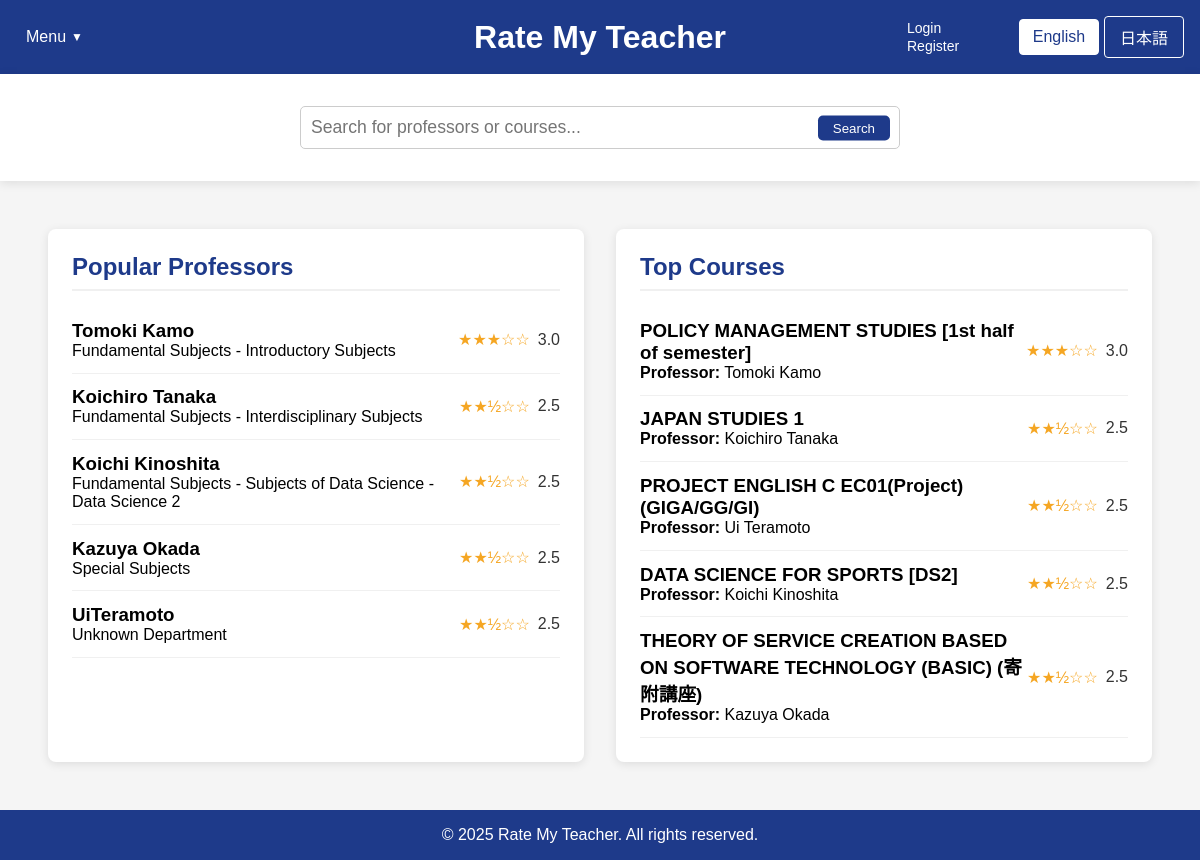
Page /home_fallback.php on the earlier database version.
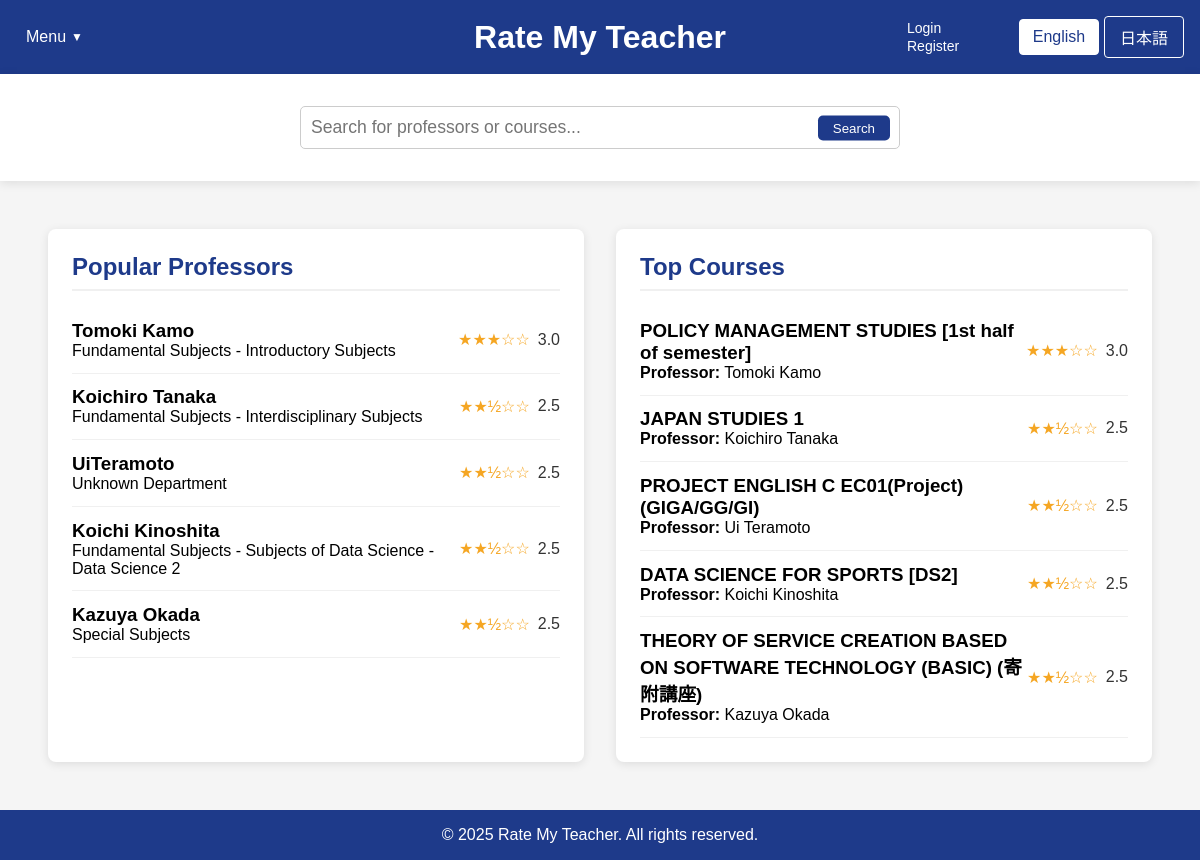
Same page on the later database version.
### tables this page shows
CREATE TABLE professors (
        id INTEGER PRIMARY KEY AUTOINCREMENT,
        name TEXT NOT NULL,
        department TEXT,
        bio TEXT,
        avg_content_quality REAL DEFAULT 0,
        avg_difficulty REAL DEFAULT 0,
        overall_rating REAL DEFAULT 0,
        review_count INTEGER DEFAULT 0
    );

CREATE TABLE courses (
        id INTEGER PRIMARY KEY AUTOINCREMENT,
        name TEXT NOT NULL,
        course_code TEXT,
        description TEXT,
        professor_id INTEGER,
        semester TEXT,
        avg_content_quality REAL DEFAULT 0,
        avg_difficulty REAL DEFAULT 0,
        overall_rating REAL DEFAULT 0,
        review_count INTEGER DEFAULT 0,
        FOREIGN KEY (professor_id) REFERENCES professors(id) ON DELETE SET NULL
    );

### home_fallback.php (the view, shortened to what the changed rows need)
<?php
$isLoggedIn = isset($_SESSION["loggedin"]) && $_SESSION["loggedin"] === true;
require_once 'config.php';
function getTopProfessors($limit = 5) {
    global $conn;
    $professors = [];
    try {
        $ratingCount = 0;
        $ratingCheckResult = $conn->query("SELECT COUNT(*) as count FROM ratings");
        if ($ratingCheckResult) {
            $ratingCountRow = $ratingCheckResult->fetchArray(SQLITE3_ASSOC);
            $ratingCount = $ratingCountRow['count'];
        }
        if ($ratingCount > 0) {
            $hasProfRatingColumns = false;
            $columnsResult = $conn->query("PRAGMA table_info(professors)");
            while ($col = $columnsResult->fetchArray(SQLITE3_ASSOC)) {
                if ($col['name'] === 'avg_content_quality' || $col['name'] === 'overall_rating') {
                    $hasProfRatingColumns = true;
                    break;
                }
            }
            if ($hasProfRatingColumns) {
                $stmt = $conn->prepare("
                    SELECT id, name, department,
                           COALESCE(overall_rating, (avg_content_quality + avg_difficulty) / 2) as avg_rating,
                           COALESCE(avg_content_quality, 0) as avg_content_quality,
                           COALESCE(avg_difficulty, 0) as avg_difficulty,
                           COALESCE(review_count, 0) as review_count
                    FROM professors
                    WHERE COALESCE(review_count, 0) > 0
                    ORDER BY avg_rating DESC, review_count DESC
                    LIMIT :limit
                ");
            }
            $stmt->bindValue(':limit', $limit, SQLITE3_INTEGER);
            $result = $stmt->execute();
            while ($row = $result->fetchArray(SQLITE3_ASSOC)) {
                if (isset($row['avg_rating']) && $row['avg_rating'] !== null) {
                    $row['avg_rating'] = number_format((float)$row['avg_rating'], 1);
                } else {
                    $row['avg_rating'] = "N/A";
                }
                $professors[] = $row;
            }
        }
    } catch (Exception $e) {
        error_log("Error fetching top professors: " . $e->getMessage());
    }
    return $professors;
}
function getTopCourses($limit = 5) {
    global $conn;
    $courses = [];
    try {
        $ratingCount = 0;
        $ratingCheckResult = $conn->query("SELECT COUNT(*) as count FROM ratings");
        if ($ratingCheckResult) {
            $ratingCountRow = $ratingCheckResult->fetchArray(SQLITE3_ASSOC);
            $ratingCount = $ratingCountRow['count'];
        }
        if ($ratingCount > 0) {
            $hasCourseRatingColumns = false;
            $columnsResult = $conn->query("PRAGMA table_info(courses)");
            while ($col = $columnsResult->fetchArray(SQLITE3_ASSOC)) {
                if ($col['name'] === 'avg_content_quality') {
                    $hasCourseRatingColumns = true;
                    break;
                }
            }
            if ($hasCourseRatingColumns) {
                $stmt = $conn->prepare("
                    SELECT c.id, c.name as course_name, c.course_code,
                        COALESCE(c.avg_content_quality, 0) as avg_content_quality,
                        COALESCE(c.avg_difficulty, 0) as avg_difficulty,
                        (COALESCE(c.avg_content_quality, 0) + (5 - COALESCE(c.avg_difficulty, 0))) / 2 as avg_rating,
                        COALESCE(c.review_count, 0) as review_count,
                        p.name as professor_name
                    FROM courses c
                    LEFT JOIN professors p ON c.professor_id = p.id
                    WHERE COALESCE(c.review_count, 0) > 0
                    ORDER BY avg_rating DESC, review_count DESC
                    LIMIT :limit
                ");
            }
            $stmt->bindValue(':limit', $limit, SQLITE3_INTEGER);
            $result = $stmt->execute();
            while ($row = $result->fetchArray(SQLITE3_ASSOC)) {
                if (isset($row['avg_rating']) && $row['avg_rating'] !== null) {
                    $row['avg_rating'] = number_format((float)$row['avg_rating'], 1);
                } else {
                    $row['avg_rating'] = "N/A";
                }
                $courses[] = $row;
            }
        }
    } catch (Exception $e) {
        error_log("Error fetching top courses: " . $e->getMessage());
    }
    return $courses;
}
$topProfessors = getTopProfessors(5);
$topCourses = getTopCourses(5);
?>
<!DOCTYPE html>
<html lang="en">
<head>
    <link rel="stylesheet" href="css/style.css">
</head>
<body>
    <div class="container">
        <header>
                    <?php
                    $currentLang = isset($_COOKIE['language']) && $_COOKIE['language'] == 'ja' ? 'ja' : 'en';
                    ?>
            <div class="header-center">
                <div class="logo">
                    <h1><a href="home.php" style="color: white; text-decoration: none;"><?php echo $currentLang == 'ja' ? 'Rate My Teacher' : 'Rate My Teacher'; ?></a></h1>
                </div>
            </div>
        </header>
        <main style="flex: 1; display: flex; padding: 2rem;">
            <div id="popular-professors" class="content-box" style="flex: 1; background-color: white; margin: 1rem; padding: 1.5rem; border-radius: 8px; box-shadow: 0 2px 10px rgba(0,0,0,0.1);">
                <h2><?php echo $currentLang == 'ja' ? '人気の教授' : 'Popular Professors'; ?></h2>
                <div class="professor-list">
                    <?php foreach ($topProfessors as $professor): ?>
                    <a href="professor_page_template.php?name=<?php echo urlencode(str_replace(' ', '',$professor['name'])); ?>&lang=<?php echo $currentLang; ?>" style="text-decoration: none; color: inherit;">
                        <div class="professor-item" data-id="<?php echo $isLoggedIn ? $professor['id'] : 'login-required'; ?>">
                            <div>
                                <h3><?php echo htmlspecialchars($professor['name']); ?></h3>
                                <p><?php echo htmlspecialchars($professor['department'] ?? 'Unknown Department'); ?></p>
                            </div>
                            <div class="rating">
                                <?php
                                if ($professor['avg_rating'] !== 'N/A' && $professor['avg_rating'] > 0) {
                                    $fullStars = floor($professor['avg_rating']);
                                    $hasHalfStar = $professor['avg_rating'] - $fullStars >= 0.5;
                                    echo str_repeat('★', $fullStars);
                                    echo $hasHalfStar ? '½' : '';
                                    echo str_repeat('☆', 5 - $fullStars - ($hasHalfStar ? 1 : 0));
                                    echo ' <span>' . $professor['avg_rating'] . '</span>';
                                } else {
                                    echo '☆☆☆☆☆ <span>No ratings</span>';
                                }
                                ?>
                            </div>
                        </div>
                    </a>
                    <?php endforeach; ?>
                </div>
            </div>
            <div id="top-courses" class="content-box" style="flex: 1; background-color: white; margin: 1rem; padding: 1.5rem; border-radius: 8px; box-shadow: 0 2px 10px rgba(0,0,0,0.1);">
                <h2><?php echo $currentLang == 'ja' ? '人気のコース' : 'Top Courses'; ?></h2>
                <div class="course-list">
                    <?php foreach ($topCourses as $course): ?>
                    <a href="course.php?course=<?php echo urlencode($course['course_name'] ?? $course['name']); ?>&professor=<?php echo urlencode($course['professor_name'] ?? ''); ?>&lang=<?php echo $currentLang; ?>" style="text-decoration: none; color: inherit;">
                        <div class="course-item" data-id="<?php echo $isLoggedIn ? $course['id'] : 'login-required'; ?>">
                            <div>
                                <h3><?php echo htmlspecialchars($course['course_name'] ?? $course['name']); ?></h3>
                                <p><strong>Professor:</strong> <?php echo htmlspecialchars($course['professor_name'] ?? 'Unknown Professor'); ?></p>
                            </div>
                            <div class="rating">
                                <?php
                                if ($course['avg_rating'] !== 'N/A' && $course['avg_rating'] > 0) {
                                    $fullStars = floor($course['avg_rating']);
                                    $hasHalfStar = $course['avg_rating'] - $fullStars >= 0.5;
                                    echo str_repeat('★', $fullStars);
                                    echo $hasHalfStar ? '½' : '';
                                    echo str_repeat('☆', 5 - $fullStars - ($hasHalfStar ? 1 : 0));
                                    echo ' <span>' . $course['avg_rating'] . '</span>';
                                } else {
                                    echo '☆☆☆☆☆ <span>No ratings</span>';
                                }
                                ?>
                            </div>
                        </div>
                    </a>
                    <?php endforeach; ?>
                </div>
            </div>
        </main>
    </div>
</body>
</html>

Differences in the rows shown:
changed professors "UiTeramoto": moves up the list
